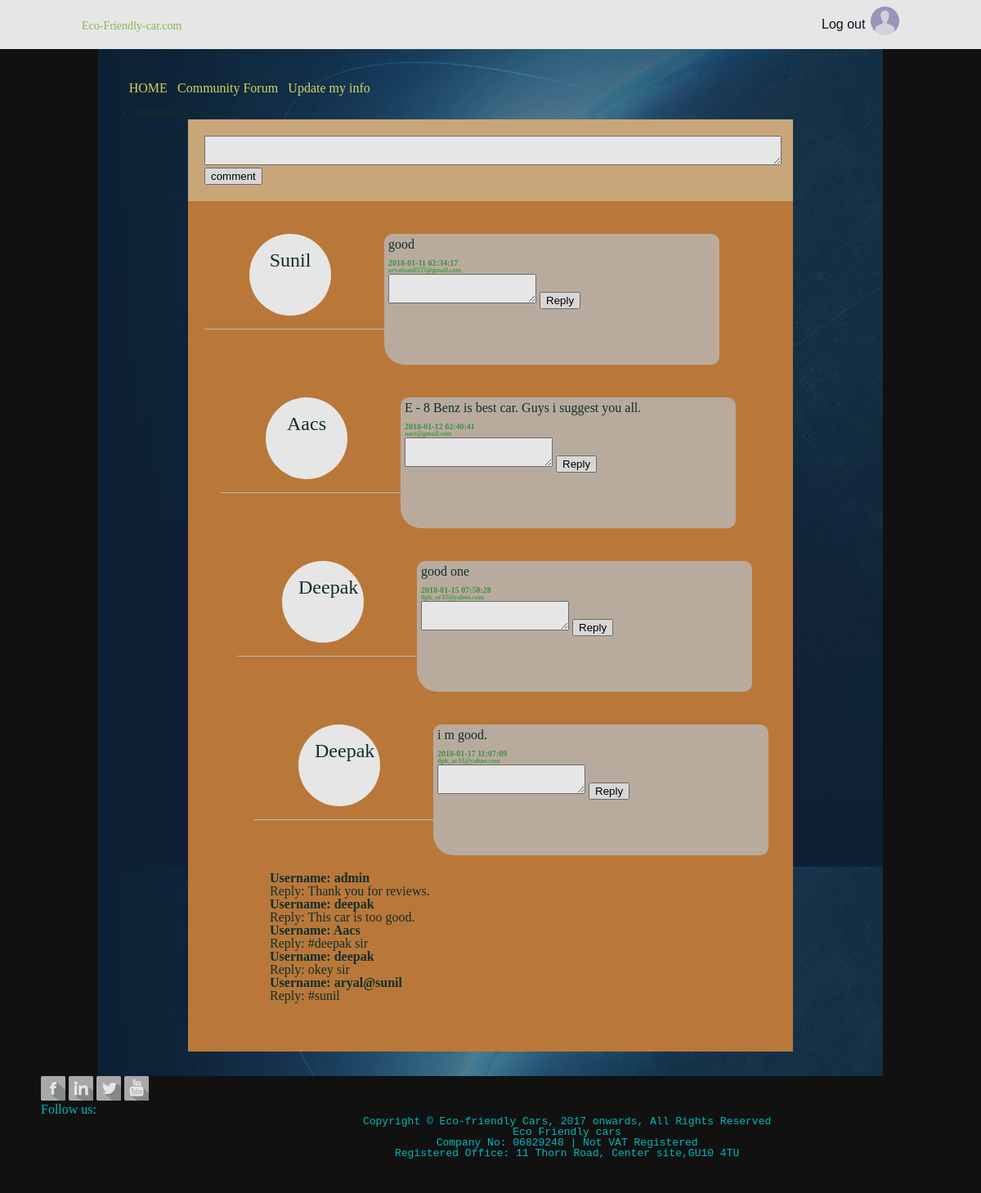
Screenshot of /e_forum.php (signed in) with the database file from the repository.
### tables this page shows
CREATE TABLE IF NOT EXISTS `tbl_forum` (
`id` int(11) NOT NULL,
  `u_id` int(11) NOT NULL,
  `message` text NOT NULL,
  `msg_date` datetime NOT NULL DEFAULT CURRENT_TIMESTAMP
);

CREATE TABLE IF NOT EXISTS `tbl_register` (
`id` int(15) NOT NULL,
  `fname` varchar(45) NOT NULL,
  `mname` varchar(45) NOT NULL,
  `lname` varchar(45) NOT NULL,
  `gender` varchar(5) NOT NULL,
  `dob` date NOT NULL,
  `country` varchar(20) NOT NULL,
  `ph` varchar(10) NOT NULL,
  `address` varchar(80) NOT NULL,
  `post_code` int(6) NOT NULL,
  `email` varchar(50) NOT NULL,
  `username` varchar(30) NOT NULL,
  `password` varchar(30) NOT NULL,
  `usertype` varchar(27) NOT NULL
);

CREATE TABLE IF NOT EXISTS `tbl_reply` (
`id` int(10) NOT NULL,
  `username` varchar(45) NOT NULL,
  `reply` varchar(200) NOT NULL
);

### connection.php (called while the page is built, shortened)
<?php
class connection{
private $host="localhost";
private $db = "e_cars";
private $username="root";
private $password="";
public function __construct(){
$this -> conn = mysqli_connect($this->host,$this->username,$this->password,$this->db);
}
}
 ?>

### e_user.php (called while the page is built, shortened)
<?php
require ("connection.php");
class user extends connection
	{
        function seletAllForum(){
            $query ="select * from tbl_forum";
           $result= mysqli_query($this->conn, $query);
            return $result;
        }
}

### e_forum.php (the view, shortened to what this page needs)
<?php include_once './header.php'; ?>
<section>
    <div class="main_box">
    <div class="indexes">
            <ul>
                <li>|<a href="general_drash.php">HOME</a></li>
                <li>|<a href="e_forum.php">Community Forum</a></li>
                <li>|<a href="change_password.php">Update my info</a></li>
            </ul>
        </div>
        <?php
                        $con=mysqli_connect("localhost","root","","e_cars");
			require("e_user.php");
			$obj = new user;
			$id=$_SESSION['id'];
			$obj->setId($id);
                        $fourm=$obj->seletAllForum();
            ?>
        <h1>Community Forum</h1>
        <div class="forum_form">
            <form method="post" action="e_action.php">
                <textarea name="currenttext" row="600" column="600" id="txtarea"></textarea> <br>
                <input type="submit" name="msg" value="comment"/>
            </form>
        </div>
        <div class="forum">
            <?php while($fourms=mysqli_fetch_array($fourm)){
                $fm=$fourms['u_id'];
                $u_result = "select * from tbl_register where id=$fm";
                        $u_dat=mysqli_query($con,$u_result);
                        $u_datass=  mysqli_fetch_array($u_dat);?>
            <div class="userinfo">
                <?php
                        echo $u_datass['fname'];?>
            </div>
            <div class="message">
                    <p> <?php echo $fourms['message']; ?></p>
                <h6 style="font-size: 10px; color: #46a049;"><br><?php echo $fourms['msg_date']; ?></h6>
                 <h6 style="font-size: 8px; color: #4CAF50;"><?php echo $u_datass['email'];?></h6>
                  <form method="post" action="e_action.php">
                         <textarea name="rply"></textarea>
                         <input type="submit" name="reply" value="Reply">
                     </form>
            </div><hr>
                 <div class="forum">
                   <?php }
                   $query2="select * from tbl_reply";
                   $result2=mysqli_query($con,$query2);
                   while($data2=  mysqli_fetch_array($result2))
                   {
                       ?>
                     <div>
                         <div>
                             <h2>Username: <?php echo $data2['username'];?></h2>
                         </div>
                         <label>
                             <?php echo "Reply: ".$data2['reply']; ?>
                         </label>
                     </div>
                   <?php }; ?>
                 </div>
            </div>
    </div>
    </div>
</section>
<?php include 'footer.php'; ?>

### style.css (style rules this page uses)
html, body, div, span, object, iframe, h1, h2, h3, h4, h5, h6, p, blockquote, pre, abbr, address, cite, code, del, dfn, em, img, ins, kbd, q, samp, small, strong, sub, sup, var, b, i, dl, dt, dd, ol, ul, li, fieldset, form, label, legend, table, caption, tbody, tfoot, thead, tr, th, td, article, aside, canvas, details, figcaption, figure, footer, header, hgroup, menu, nav, section, summary, time, mark, audio, video { margin:0; padding:0; border:0; outline:0; font-size:100%; vertical-align:baseline; background:transparent; }
body { line-height:1; background-color:#EEEB66; margin: 0 auto; }
article,aside,details,figcaption,figure, footer,header,hgroup,menu,nav,section { display:block; }
a { margin:0; padding:0; font-size:100%; vertical-align:baseline; background:transparent; }
hr { display:block; height:1px; border:0; border-top:1px solid #cccccc; margin:1em 0; padding:0; }
input, select { vertical-align:middle; }
a { text-decoration:none; }
body { //background-image: url(images/cars/car.jpg); //background-image: url(images/back.jpg); color: darkturquoise; background-color: #111; background-repeat: no-repeat; opacity: 0.9; }
section .main_box { width:900px; margin:0 auto; padding:30px; //background-image: url(images/cars/car.jpg); background-image: url(images/display/back.jpg); opacity: 0.9px; color: #133; background-color:whitesmoke; }
.indexes { margin:auto; text-align:center; height:40px; float:none; }
.indexes ul li { list-style:none; float: left; margin:10px 0.5% ; }
.indexes ul li a { text-decoration:none; color: #EEEB66; margin:auto; font-family:algerian; font-size:16px; }
.forum { width:700px; overflow-x: auto; height: 1000px; background-color: peru; padding: 20px; margin: 0 auto; }
.userinfo { width:60px; padding:20px; margin-left: 55px; text-align: center; text-wrap: avoid; font-size: 24px; margin-top: 20px; border-radius: 50px; background-color: #ffff; height:60px; }
.message { width:400px; height: 10px; float:right; border-radius: 10px; margin-right: 70px; border-bottom-left-radius: 25px; margin-top: -100px; overflow-style: scrollbar; overflow-y: auto; height: 150px; padding:5px; background-color: #cccc; }
.forum_form { width:700px; background-color: burlywood; height:60px; padding: 20px; margin: 0 auto; }
#txtarea { width:700px; height:30px; margin: 0 auto; }

### rows the page displays
tbl_forum: u.fname "Sunil", message "good", msg_date "2018-01-11 02:34:17", u.email "aryalsunil555@gmail.com"
tbl_forum: u.fname "Aacs", message "E - 8 Benz is best car. Guys i suggest you all.", msg_date "2018-01-12 02:40:41", u.email "aacs@gmail.com"
tbl_forum: u.fname "Deepak", message "good one", msg_date "2018-01-15 07:50:28", u.email "dpk_ar33@yahoo.com"
tbl_forum: u.fname "Deepak", message "i m good.", msg_date "2018-01-17 11:07:09", u.email "dpk_ar33@yahoo.com"
tbl_reply: username "admin", reply "Thank you for reviews."
tbl_reply: username "deepak", reply "This car is too good."
tbl_reply: username "Aacs", reply "#deepak sir"
tbl_reply: username "deepak", reply "okey sir"
tbl_reply: username "aryal@sunil", reply "#sunil"
